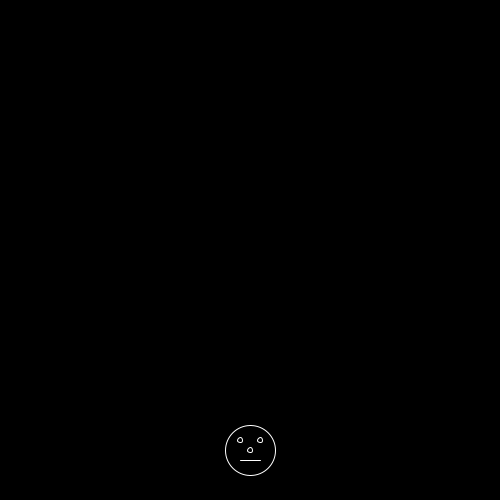
Frame 1 (no input)
Frame 60 (the mouse pressed at the canvas centre just before this capture): identical to frame 1, image omitted
Frame 120 (the mouse held since frame 60 and released just before this capture): identical to frame 1, image omitted

The Processing sketch that drew this single still picture (run headless with seeded random() and noise(); from frame 60 on, the mouse is pressed at the canvas centre):

// Processing sketch: lecture2AFace
// ── lecture2AFace.pde
void setup()
{
  size(500,500);
  stroke(255);
  fill(0);
  
  x = radius;
  y = height-radius;
  speed = 10;
  xspeed = speed;
  yspeed = 0;
}

  int radius = 25;
  float x,y;
  int xspeed;
  int yspeed;
  int speed;
  
  float theta = 0;
  int big_rad = 200;


void draw()
{
  
  background(0);
  
  x = (width/2) + sin(theta)*big_rad;
  y = (height/2) + cos(theta)*big_rad;
  
  theta += 0.0f;
  
  
  
  ellipse(x,y,radius*2,radius*2);
  ellipse(x-10,y-10,5,5);
  ellipse(x+10,y-10,5,5);
  ellipse(x,y,5,5); 
  line(x-10,y+10,x+10,y+10);

  x += xspeed;
  y += yspeed;
  
  /*if(x>width-radius)
  {
    xspeed = 0;
    yspeed = -speed;
    x = width-radius;
  }
  if(y<radius)
  {
    xspeed = -speed;
    yspeed = 0;
    y = radius;
  }
  if(x<radius)
  {
    xspeed = 0;
    yspeed = speed;
    x = radius;
  }
  if(y>height-radius)
  {
    xspeed = speed;
    yspeed = 0;
    y = height-radius;
  }*/
  
  
  
   println(xspeed);
   println(yspeed);
}
